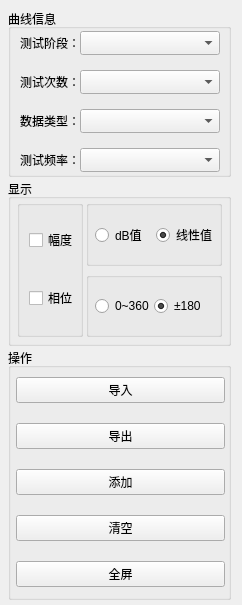
<?xml version="1.0" encoding="UTF-8"?>
<ui version="4.0">
 <class>ResultControlPane</class>
 <widget class="QWidget" name="ResultControlPane">
  <property name="geometry">
   <rect>
    <x>0</x>
    <y>0</y>
    <width>242</width>
    <height>605</height>
   </rect>
  </property>
  <property name="windowTitle">
   <string>后处理控制面板</string>
  </property>
  <layout class="QGridLayout" name="gridLayout_4" rowstretch="2,2,3">
   <property name="leftMargin">
    <number>8</number>
   </property>
   <property name="topMargin">
    <number>9</number>
   </property>
   <property name="bottomMargin">
    <number>5</number>
   </property>
   <property name="verticalSpacing">
    <number>2</number>
   </property>
   <item row="0" column="0">
    <widget class="QGroupBox" name="groupBox">
     <property name="styleSheet">
      <string notr="true">font: 75 11pt &quot;楷体&quot;;</string>
     </property>
     <property name="title">
      <string>曲线信息</string>
     </property>
     <layout class="QGridLayout" name="gridLayout" columnstretch="1,3">
      <property name="leftMargin">
       <number>9</number>
      </property>
      <property name="topMargin">
       <number>0</number>
      </property>
      <property name="rightMargin">
       <number>8</number>
      </property>
      <property name="bottomMargin">
       <number>0</number>
      </property>
      <property name="horizontalSpacing">
       <number>0</number>
      </property>
      <property name="verticalSpacing">
       <number>13</number>
      </property>
      <item row="0" column="0">
       <widget class="QLabel" name="label">
        <property name="text">
         <string>测试阶段：</string>
        </property>
       </widget>
      </item>
      <item row="0" column="1">
       <widget class="QComboBox" name="comboBox_stage">
        <property name="minimumSize">
         <size>
          <width>80</width>
          <height>24</height>
         </size>
        </property>
       </widget>
      </item>
      <item row="3" column="0">
       <widget class="QLabel" name="label_2">
        <property name="text">
         <string>数据类型：</string>
        </property>
       </widget>
      </item>
      <item row="3" column="1">
       <widget class="QComboBox" name="comboBox_type">
        <property name="minimumSize">
         <size>
          <width>80</width>
          <height>24</height>
         </size>
        </property>
       </widget>
      </item>
      <item row="4" column="0">
       <widget class="QLabel" name="label_3">
        <property name="text">
         <string>测试频率：</string>
        </property>
       </widget>
      </item>
      <item row="4" column="1">
       <widget class="QComboBox" name="comboBox_freq">
        <property name="minimumSize">
         <size>
          <width>80</width>
          <height>24</height>
         </size>
        </property>
       </widget>
      </item>
      <item row="1" column="0">
       <widget class="QLabel" name="label_4">
        <property name="text">
         <string>测试次数：</string>
        </property>
       </widget>
      </item>
      <item row="1" column="1">
       <widget class="QComboBox" name="comboBox_times">
        <property name="minimumSize">
         <size>
          <width>80</width>
          <height>24</height>
         </size>
        </property>
       </widget>
      </item>
     </layout>
    </widget>
   </item>
   <item row="1" column="0">
    <widget class="QGroupBox" name="groupBox_2">
     <property name="styleSheet">
      <string notr="true">font: 75 11pt &quot;楷体&quot;;</string>
     </property>
     <property name="title">
      <string>显示</string>
     </property>
     <layout class="QGridLayout" name="gridLayout_2" columnstretch="1,3">
      <property name="leftMargin">
       <number>6</number>
      </property>
      <property name="topMargin">
       <number>1</number>
      </property>
      <property name="rightMargin">
       <number>6</number>
      </property>
      <property name="bottomMargin">
       <number>6</number>
      </property>
      <property name="horizontalSpacing">
       <number>3</number>
      </property>
      <property name="verticalSpacing">
       <number>6</number>
      </property>
      <item row="0" column="0" rowspan="2">
       <widget class="QGroupBox" name="groupBox_4">
        <property name="title">
         <string/>
        </property>
        <layout class="QVBoxLayout" name="verticalLayout">
         <property name="spacing">
          <number>12</number>
         </property>
         <property name="leftMargin">
          <number>9</number>
         </property>
         <property name="topMargin">
          <number>0</number>
         </property>
         <property name="rightMargin">
          <number>2</number>
         </property>
         <property name="bottomMargin">
          <number>0</number>
         </property>
         <item>
          <widget class="QCheckBox" name="checkBox_magn">
           <property name="text">
            <string>幅度</string>
           </property>
          </widget>
         </item>
         <item>
          <widget class="QCheckBox" name="checkBox_phase">
           <property name="text">
            <string>相位</string>
           </property>
          </widget>
         </item>
        </layout>
       </widget>
      </item>
      <item row="0" column="1">
       <widget class="QGroupBox" name="groupBox_db_line">
        <property name="title">
         <string/>
        </property>
        <layout class="QHBoxLayout" name="horizontalLayout">
         <property name="spacing">
          <number>3</number>
         </property>
         <property name="leftMargin">
          <number>6</number>
         </property>
         <property name="topMargin">
          <number>2</number>
         </property>
         <property name="rightMargin">
          <number>2</number>
         </property>
         <property name="bottomMargin">
          <number>0</number>
         </property>
         <item>
          <widget class="QRadioButton" name="radioButton_db">
           <property name="text">
            <string>dB值</string>
           </property>
           <property name="checked">
            <bool>false</bool>
           </property>
          </widget>
         </item>
         <item>
          <widget class="QRadioButton" name="radioButton_line">
           <property name="text">
            <string>线性值</string>
           </property>
           <property name="checked">
            <bool>true</bool>
           </property>
          </widget>
         </item>
        </layout>
       </widget>
      </item>
      <item row="1" column="1">
       <widget class="QGroupBox" name="groupBox_phase_range">
        <property name="title">
         <string/>
        </property>
        <layout class="QHBoxLayout" name="horizontalLayout_2">
         <property name="spacing">
          <number>0</number>
         </property>
         <property name="leftMargin">
          <number>6</number>
         </property>
         <property name="topMargin">
          <number>0</number>
         </property>
         <property name="rightMargin">
          <number>6</number>
         </property>
         <property name="bottomMargin">
          <number>0</number>
         </property>
         <item>
          <widget class="QRadioButton" name="radioButton_360">
           <property name="text">
            <string>0~360</string>
           </property>
          </widget>
         </item>
         <item>
          <widget class="QRadioButton" name="radioButton_0_180">
           <property name="text">
            <string>±180</string>
           </property>
           <property name="checked">
            <bool>true</bool>
           </property>
          </widget>
         </item>
        </layout>
       </widget>
      </item>
     </layout>
    </widget>
   </item>
   <item row="2" column="0">
    <widget class="QGroupBox" name="groupBox_3">
     <property name="styleSheet">
      <string notr="true">font: 75 11pt &quot;楷体&quot;;</string>
     </property>
     <property name="title">
      <string>操作</string>
     </property>
     <layout class="QGridLayout" name="gridLayout_3">
      <property name="leftMargin">
       <number>5</number>
      </property>
      <property name="topMargin">
       <number>0</number>
      </property>
      <property name="rightMargin">
       <number>3</number>
      </property>
      <property name="bottomMargin">
       <number>0</number>
      </property>
      <property name="horizontalSpacing">
       <number>4</number>
      </property>
      <property name="verticalSpacing">
       <number>11</number>
      </property>
      <item row="0" column="0">
       <widget class="QPushButton" name="pushButton_import">
        <property name="text">
         <string>导入</string>
        </property>
       </widget>
      </item>
      <item row="1" column="0">
       <widget class="QPushButton" name="pushButton_export">
        <property name="text">
         <string>导出</string>
        </property>
       </widget>
      </item>
      <item row="2" column="0">
       <widget class="QPushButton" name="pushButton_add">
        <property name="text">
         <string>添加</string>
        </property>
       </widget>
      </item>
      <item row="3" column="0">
       <widget class="QPushButton" name="pushButton_clear">
        <property name="text">
         <string>清空</string>
        </property>
       </widget>
      </item>
      <item row="4" column="0">
       <widget class="QPushButton" name="pushButton_full">
        <property name="text">
         <string>全屏</string>
        </property>
       </widget>
      </item>
     </layout>
    </widget>
   </item>
  </layout>
 </widget>
 <resources/>
 <connections/>
</ui>
